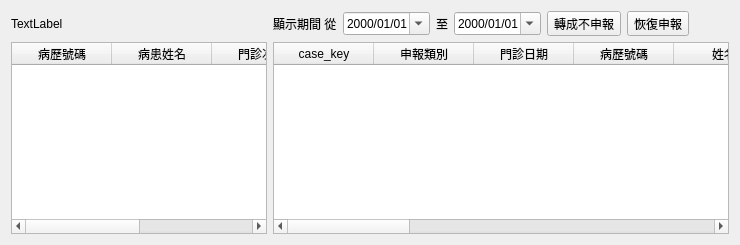
        <widget class="QWidget" name="tab">
         <attribute name="title">
          <string>針傷次數</string>
         </attribute>
         <layout class="QGridLayout" name="gridLayout">
          <item row="1" column="0">
           <widget class="QTableWidget" name="tableWidget_patient_treat">
            <property name="maximumSize">
             <size>
              <width>450</width>
              <height>16777215</height>
             </size>
            </property>
            <property name="editTriggers">
             <set>QAbstractItemView::NoEditTriggers</set>
            </property>
            <property name="selectionMode">
             <enum>QAbstractItemView::SingleSelection</enum>
            </property>
            <property name="selectionBehavior">
             <enum>QAbstractItemView::SelectRows</enum>
            </property>
            <column>
             <property name="text">
              <string>病歷號碼</string>
             </property>
            </column>
            <column>
             <property name="text">
              <string>病患姓名</string>
             </property>
            </column>
            <column>
             <property name="text">
              <string>門診次數</string>
             </property>
            </column>
            <column>
             <property name="text">
              <string>超過次數</string>
             </property>
            </column>
           </widget>
          </item>
          <item row="1" column="1">
           <widget class="QTableWidget" name="tableWidget_medical_record_treat">
            <property name="editTriggers">
             <set>QAbstractItemView::NoEditTriggers</set>
            </property>
            <property name="selectionMode">
             <enum>QAbstractItemView::SingleSelection</enum>
            </property>
            <property name="selectionBehavior">
             <enum>QAbstractItemView::SelectRows</enum>
            </property>
            <column>
             <property name="text">
              <string>case_key</string>
             </property>
            </column>
            <column>
             <property name="text">
              <string>申報類別</string>
             </property>
            </column>
            <column>
             <property name="text">
              <string>門診日期</string>
             </property>
            </column>
            <column>
             <property name="text">
              <string>病歷號碼</string>
             </property>
            </column>
            <column>
             <property name="text">
              <string>姓名</string>
             </property>
            </column>
            <column>
             <property name="text">
              <string>就醫類別</string>
             </property>
            </column>
            <column>
             <property name="text">
              <string>卡序</string>
             </property>
            </column>
            <column>
             <property name="text">
              <string>療程</string>
             </property>
            </column>
            <column>
             <property name="text">
              <string>主診斷碼</string>
             </property>
            </column>
            <column>
             <property name="text">
              <string>診斷名稱</string>
             </property>
            </column>
            <column>
             <property name="text">
              <string>處置項目</string>
             </property>
            </column>
            <column>
             <property name="text">
              <string>主治醫師</string>
             </property>
            </column>
            <column>
             <property name="text">
              <string>診察費</string>
             </property>
            </column>
            <column>
             <property name="text">
              <string>處置費</string>
             </property>
            </column>
           </widget>
          </item>
          <item row="0" column="0">
           <widget class="QLabel" name="label_treat_limit">
            <property name="text">
             <string>TextLabel</string>
            </property>
           </widget>
          </item>
          <item row="0" column="1">
           <layout class="QHBoxLayout" name="horizontalLayout_2">
            <item>
             <widget class="QLabel" name="label">
              <property name="text">
               <string>顯示期間 從</string>
              </property>
             </widget>
            </item>
            <item>
             <widget class="QDateEdit" name="dateEdit_start_date">
              <property name="displayFormat">
               <string>yyyy/MM/dd</string>
              </property>
              <property name="calendarPopup">
               <bool>true</bool>
              </property>
             </widget>
            </item>
            <item>
             <widget class="QLabel" name="label_2">
              <property name="text">
               <string>至</string>
              </property>
             </widget>
            </item>
            <item>
             <widget class="QDateEdit" name="dateEdit_end_date">
              <property name="displayFormat">
               <string>yyyy/MM/dd</string>
              </property>
              <property name="calendarPopup">
               <bool>true</bool>
              </property>
             </widget>
            </item>
            <item>
             <widget class="QToolButton" name="toolButton_treat_unapply">
              <property name="text">
               <string>轉成不申報</string>
              </property>
              <property name="icon">
               <iconset>
                <normaloff>../icons/editdelete.svg</normaloff>../icons/editdelete.svg</iconset>
              </property>
              <property name="toolButtonStyle">
               <enum>Qt::ToolButtonTextBesideIcon</enum>
              </property>
             </widget>
            </item>
            <item>
             <widget class="QToolButton" name="toolButton_treat_apply">
              <property name="text">
               <string>恢復申報</string>
              </property>
              <property name="icon">
               <iconset>
                <normaloff>../icons/edit-undo.svg</normaloff>../icons/edit-undo.svg</iconset>
              </property>
              <property name="toolButtonStyle">
               <enum>Qt::ToolButtonTextBesideIcon</enum>
              </property>
             </widget>
            </item>
            <item>
             <spacer name="horizontalSpacer">
              <property name="orientation">
               <enum>Qt::Horizontal</enum>
              </property>
              <property name="sizeHint" stdset="0">
               <size>
                <width>40</width>
                <height>20</height>
               </size>
              </property>
             </spacer>
            </item>
           </layout>
          </item>
         </layout>
        </widget>
